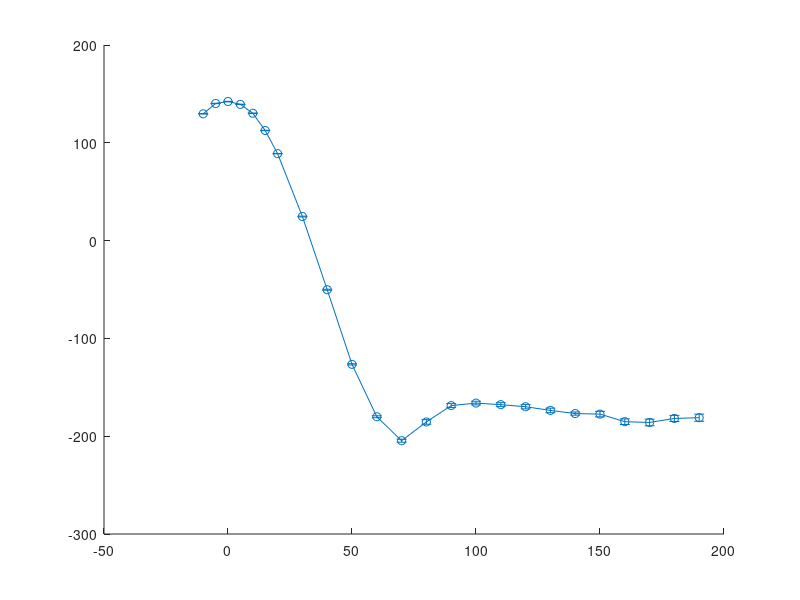

Recreate this plot in MATLAB. (Note: this script raises an error after producing the figure.)
% Code Name: CYL Aerodynamics Lab Data Reductor
% Code Description: Reduces the data collected in the CYL lab and plots
% necessary graphs and tables
% Author: Matheus Rocha Carlos
% Email: ROCHACAM@my.erau.edu
% Class: AE315 - Section 29DB
% Date: 02/17/2026
% Worked With: N/a

% Iniciation
clear; clc; close all;
data15_t = load("29DB_Cyl_15mpers2_20260210T173458.mat");
data15 = data15_t.rawData;
data10_t = load('29DB_Cyl_10mpers2_20260210T174814.mat');
data10 = data10_t.rawData;
plot_digitizer = load("plot-data-cyl.csv");
plot_digitizer_X = plot_digitizer(:,1)';
plot_digitizer_Y = plot_digitizer(:,2)';

% Given data and constant
Patm = 102641.44; %Pa
Tatm = 294.65; %K
R = 287.05; % J/Kg K
row_atm = Patm/(R*Tatm); %Kg/m^3
q_10 = 60.7; %Pa
q_15 = 136.575; %Pa
mule = 1.716*10^-5*(Tatm/273.15)^(3/2)*((273.15+110.4)/(Tatm+110.4)); % Sutherland's
cyl_d = 0.0356; %m
conv = 248.84; %inH20 to Pa
dPatm = 0.025 * 3386.39; % Pa
dTatm = 0.5; % K
thetas = [-10,-5,0,5,10,15,20,30,40,50,60,70,80,90,100,110,120,130,140,150,160,170,180,190];
theta_uncertantiy = 0.5;

% Calculate density uncertanity
Drow_atm_P = (Patm+dPatm)/(R*Tatm)-row_atm;
Drow_atm_T = Patm/(R*(Tatm+dTatm))-row_atm;
Drow_atm = abs(Drow_atm_T)+abs(Drow_atm_P);

% Calaculate free-stream velocity
mean_deg0_15 = mean(data15(:,4));
mean_deg0_10 = max(data10(:,4));
dv_15 = 15-sqrt((2*(mean_deg0_15+q_15))/row_atm);
dv_10 = 10-sqrt((2*(mean_deg0_10+q_10))/row_atm);

% Calculate Diferential preassures for each each velocity vs theta
DP_15 = (mean(data15(:,2:end)-mean(data15(:,1))))*conv;
DP_10 = (mean(data10(:,2:end)-mean(data10(:,1))))*conv;
dDP_15 = ((1.96*std(data15(:,2:end)-mean(data15(:,1))))/sqrt(25))*conv;
dDP_10 = ((1.96*std(data10(:,2:end)-mean(data10(:,1))))/sqrt(25))*conv;
figure(1)
errorbar(thetas,DP_15,dDP_15,'-o','LineWidth',.1,'MarkerSize',8,'MarkerFaceColor','r');
xlabel('Cylinder AoA (deg)');
ylabel('Differential Preassure (Pa)');
title('Measured Differential Preassure of Cylinder Surface Versus Angle of Attack at Wind Tunnel Air Speed of 15m/s','FontSize',14,'FontWeight','bold');
grid on;
figure(2)
errorbar(thetas,DP_10,dDP_10,'-o','LineWidth',.1,'MarkerSize',8,'MarkerFaceColor','r');
xlabel('Cylinder AoA (deg)');
ylabel('Differential Preassure (Pa)');
title('Measured Differential Preassure of Cylinder Surface Versus Angle of Attack at Wind Tunnel Air Speed of 10m/s','FontSize',14,'FontWeight','bold');
grid on;

% Calculate the coefficient of pressure for each velocity
theory_CP = (1-4*sin(deg2rad(thetas)).^2);
CP_15 = DP_15/max(DP_15);
CP_10 = DP_10/max(DP_10);

dCP_15_DP = ((DP_15+dDP_15)/max(DP_15))-CP_15;
dCP_15_dV = DP_15/(0.5*row_atm*((15+dv_15)^2))-CP_15;
dCP_15_drow = DP_15/(0.5*(row_atm+Drow_atm)*(15^2))-CP_15;
dCP_15 = abs(dCP_15_drow)+abs(dCP_15_dV)+abs(dCP_15_DP);

dCP_10_DP = ((DP_10+dDP_10)/max(DP_10))-CP_10;
dCP_10_dV = DP_10/(0.5*row_atm*((10+dv_10)^2))-CP_10;
dCP_10_drow = DP_10/(0.5*(row_atm+Drow_atm)*(10^2))-CP_10;
dCP_10 = abs(dCP_10_drow)+abs(dCP_10_dV)+abs(dCP_10_DP);

figure(3)
errorbar(thetas(:,3:23),CP_15(:,3:23),dCP_15(:,3:23),'-o','LineWidth',.1,'MarkerSize',8,'MarkerFaceColor','r'); hold on;
plot(thetas(:,3:23),theory_CP(:,3:23),'g','LineWidth',.05,'MarkerSize',5,'MarkerFaceColor','g'); hold off;
xlabel('Cylinder AoA (deg)');
ylabel('Coefficient of Preassure');
legend 'Measure CP' 'Theory CP';
title('Surface Coefficient of Preassure of Cylinder Versus Angle of Attack at Wind Tunnel Air Speed of 15m/s','FontSize',14,'FontWeight','bold');
grid on;

figure(4)
errorbar(thetas(:,3:23),CP_10(:,3:23),dCP_10(:,3:23),'-o','LineWidth',.1,'MarkerSize',8,'MarkerFaceColor','r'); hold on;
plot(thetas(:,3:23),theory_CP(:,3:23),'g','LineWidth',.05,'MarkerSize',5,'MarkerFaceColor','g'); hold off;
xlabel('Cylinder AoA (deg)');
ylabel('Coefficient of Preassure');
legend 'Measure CP' 'Theory CP';
title('Surface Coefficient of Preassure of Cylinder Versus Angle of Attack at Wind Tunnel Air Speed of 10m/s','FontSize',14,'FontWeight','bold');
grid on;

% Calculate Reynolds Number
Re_15 = (row_atm*(sqrt((2*max(data15))/row_atm))*cyl_d)/mule;
Re_10 = (row_atm*(sqrt((2*max(data10))/row_atm))*cyl_d)/mule;

% Calculate Cd
L_CP_15 = length(CP_15);
INT_theta = linspace(0,pi,L_CP_15);
integrand_15 = CP_15.*cos(INT_theta);
Cd_15 = trapz(INT_theta,integrand_15);
integrand_10 = CP_10.*cos(INT_theta);
Cd_10 = trapz(INT_theta,integrand_10);

dINT_theta = linspace(0.5,pi,L_CP_15);
dtheta_integrand_15 = CP_15.*cos(dINT_theta);
dCd_15_theta = trapz(dINT_theta,dtheta_integrand_15)-Cd_15;
dtheta_integrand_10 = CP_10.*cos(dINT_theta);
dCd_10_theta = trapz(dINT_theta,dtheta_integrand_10)-Cd_10;

dcp_integrand_15 = (CP_15+dCP_15).*cos(INT_theta);
dCd_15_cp = trapz(INT_theta,dcp_integrand_15)-Cd_15;
dcp_integrand_10 = (CP_10+dCP_10).*cos(INT_theta);
dCd_10_cp = trapz(INT_theta,dcp_integrand_10)-Cd_10;

dCd_15 = abs(dCd_15_theta)+abs(dCd_15_cp);
dCd_10 = abs(dCd_10_theta)+abs(dCd_10_cp);

% Calculate 2 dimensional Drag
Drag_15 = 0.5*row_atm*(15^2)*Cd_15*cyl_d;
Drag_10 = 0.5*row_atm*(10^2)*Cd_10*cyl_d;

figure(5)
errorbar(max(Re_15),Cd_15,dCd_15,'-o','LineWidth',.3,'MarkerSize',8,'MarkerFaceColor','r'); hold on;
errorbar(max(Re_10),Cd_10,dCd_10,'-o','LineWidth',.3,'MarkerSize',8,'MarkerFaceColor','c');
plot(plot_digitizer_X,plot_digitizer_Y,'g','LineWidth',.05,'MarkerSize',5,'MarkerFaceColor','g'); hold off;
xlabel('Reynolds Number');
ylabel('Coefficient of drag');
set(gca, 'XScale', 'log'); 
xlim([1e-1 1e7]);
xticks([1e-1 1e0 1e1 1e2 1e3 1e4 1e5 1e6 1e7]);
set(gca, 'YScale', 'log'); 
ylim([0.1 100]);
yticks([0.1 1 10 100]);
axis tight;
legend '15m/s Coefficient of Drag' '10m/s Coefficient of Drag' 'Cylinder Theorical Coefficient of Drag Curve';
title('Total Coefficeint of Drag of cylinder at Wind Tunnel Air Speeds of 10m/s and 15m/s Compared to Theorical Data','FontSize',14,'FontWeight','bold');
grid on;
